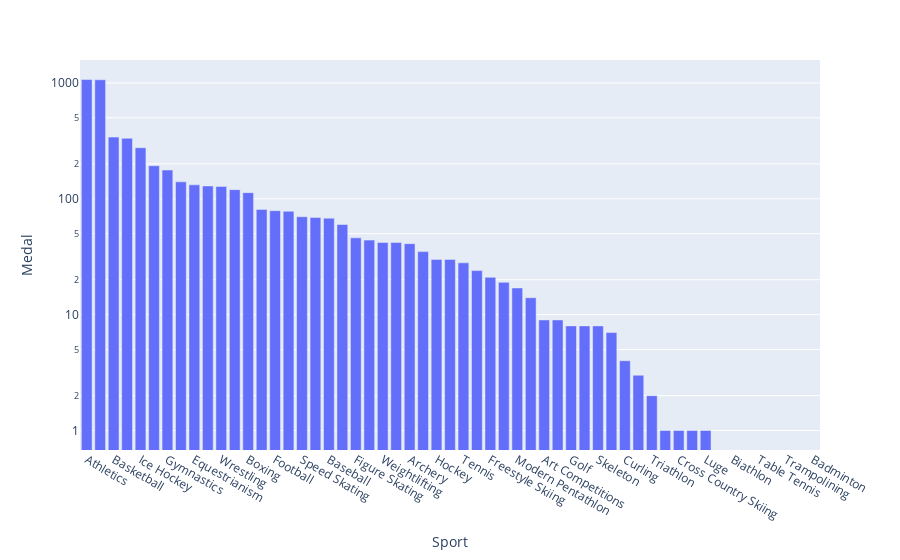

Here is the notebook cell this chart was saved with:
### Code cell
fig = px.bar(medal_USA, x= "Sport", y="Medal", log_y=True) #making logaretmic might be confusing 

fig.show()

### Figure 1 — Plotly figure (JSON) as saved in the notebook; plotly's stock layout.template omitted (floating-point values rounded to 4 significant figures)
{"data": [{"alignmentgroup": "True", "hovertemplate": "Sport=%{x}<br>Medal=%{y}<extra></extra>", "legendgroup": "", "marker": {"color": "#636efa", "pattern": {"shape": ""}}, "name": "", "offsetgroup": "", "orientation": "v", "showlegend": false, "textposition": "auto", "type": "bar", "x": ["Athletics", "Swimming", "Basketball", "Rowing", "Ice Hockey", "Shooting", "Gymnastics", "Diving", "Equestrianism", "Water Polo", "Wrestling", "Volleyball", "Boxing", "Sailing", "Football", "Cycling", "Speed Skating", "Fencing", "Baseball", "Softball", "Figure Skating", "Alpine Skiing", "Weightlifting", "Short Track Speed Skating", "Archery", "Rugby", "Hockey", "Synchronized Swimming", "Tennis", "Snowboarding", "Freestyle Skiing", "Canoeing", "Modern Pentathlon", "Judo", "Art Competitions", "Taekwondo", "Golf", "Polo", "Skeleton", "Nordic Combined", "Curling", "Roque", "Triathlon", "Ski Jumping", "Cross Country Skiing", "Jeu De Paume", "Luge", "Handball", "Biathlon", "Rugby Sevens", "Table Tennis", "Rhythmic Gymnastics", "Trampolining", "Tug-Of-War", "Badminton"], "xaxis": "x", "y": [1071, 1066, 341, 333, 276, 193, 177, 140, 132, 129, 128, 120, 113, 81, 79, 78, 70, 69, 68, 60, 46, 44, 42, 42, 41, 35, 30, 30, 28, 24, 21, 19, 17, 14, 9, 9, 8, 8, 8, 7, 4, 3, 2, 1, 1, 1, 1, 0, 0, 0, 0, 0, 0, 0, 0], "yaxis": "y"}], "layout": {"barmode": "relative", "legend": {"tracegroupgap": 0}, "margin": {"t": 60}, "xaxis": {"anchor": "y", "domain": [0, 1], "title": {"text": "Sport"}}, "yaxis": {"anchor": "x", "domain": [0, 1], "title": {"text": "Medal"}, "type": "log"}}}
